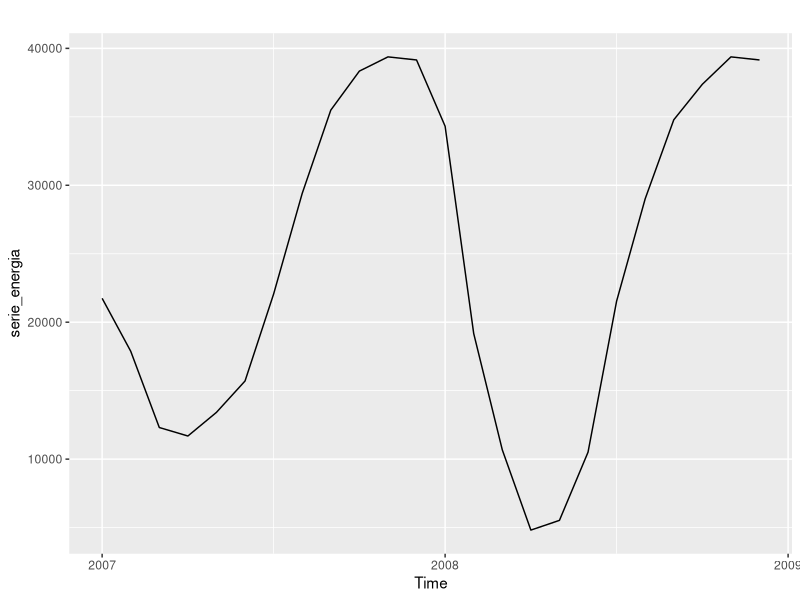
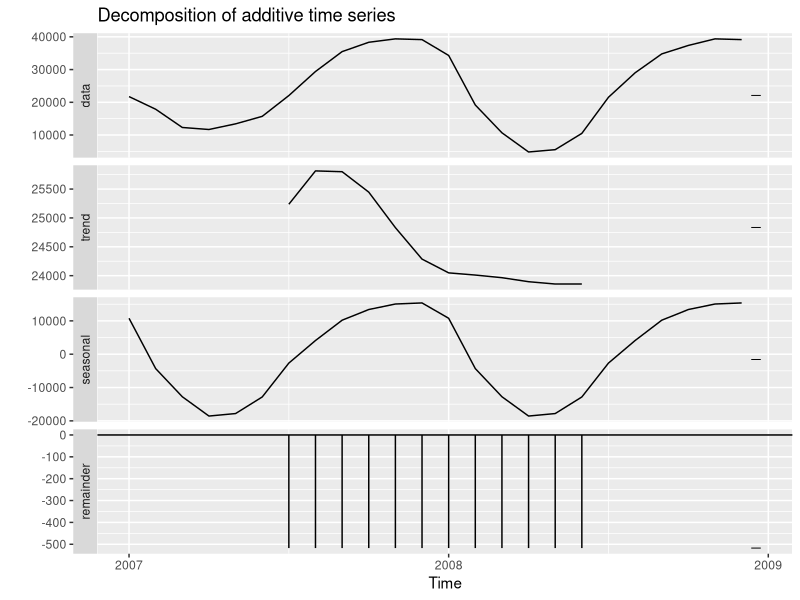
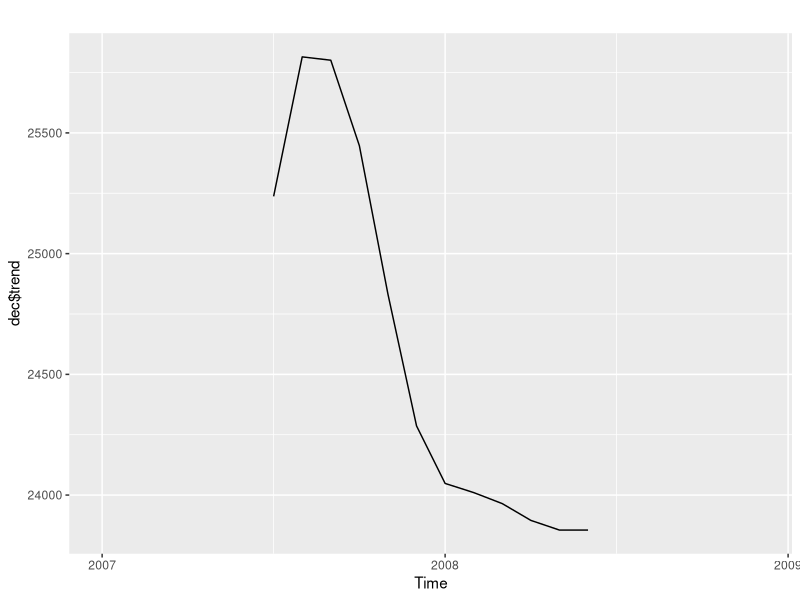
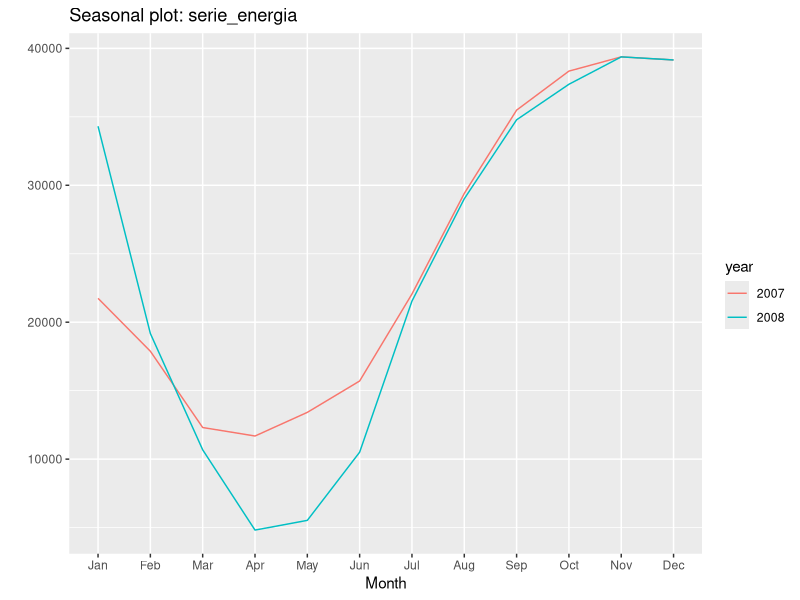
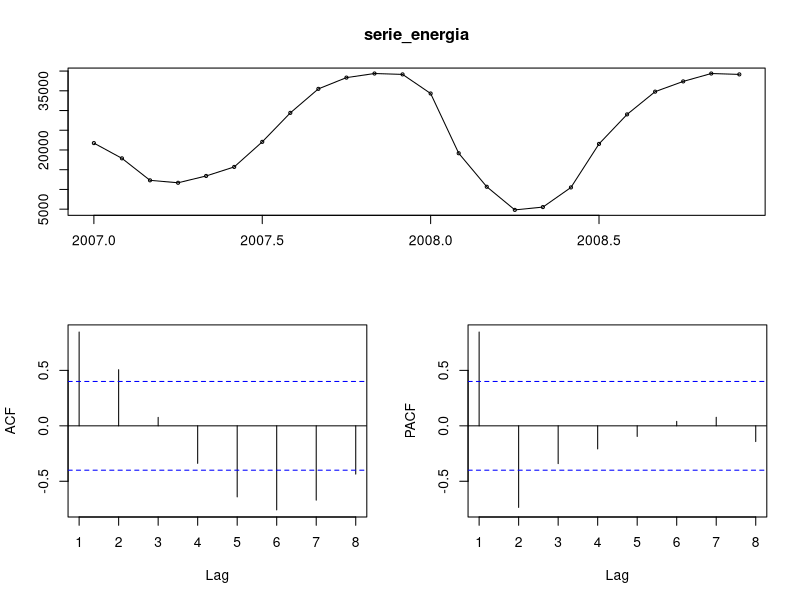
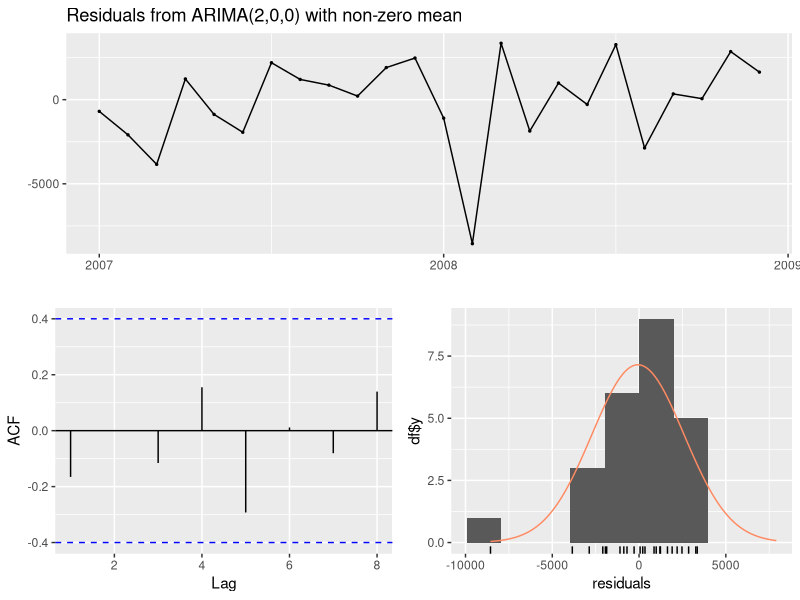
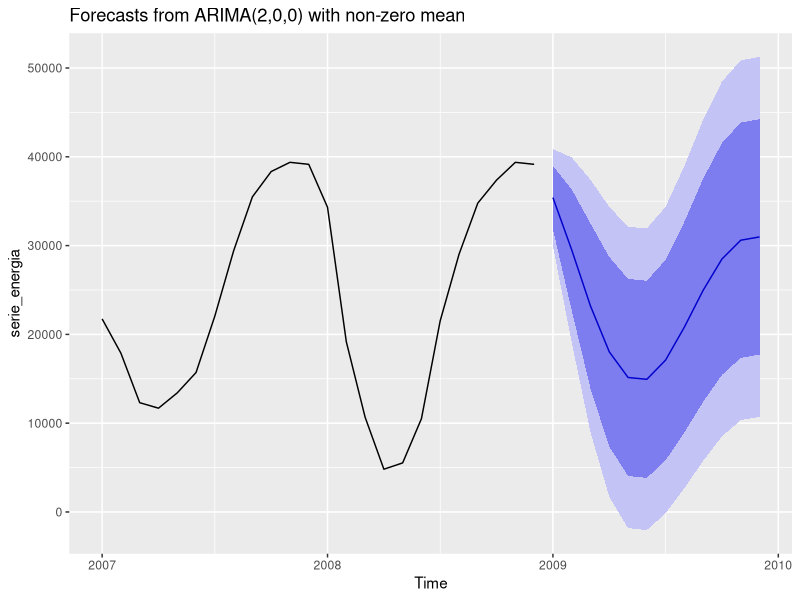
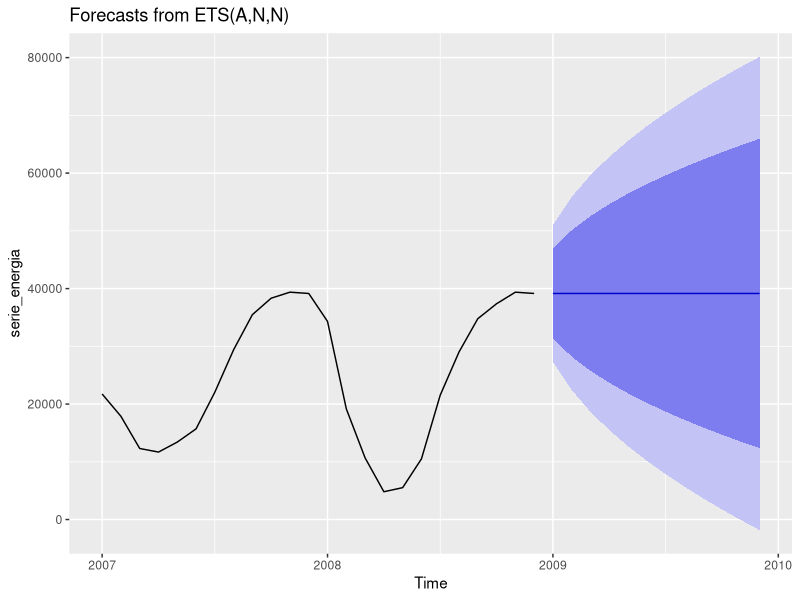

These charts were generated, in order, by the following R code:
## ---- chunk 1

knitr::opts_chunk$set(echo = TRUE, warning = FALSE, message = FALSE) 

# echo = FALSE para não mostrar o código, apenas as saídas. 
# results = "hide" para não mostrar as saídas. 
# warning = FALSE e message = FALSE para suprimir as mensagens de aviso.

## ---- chunk 2

# Series Temporais

#pacotes de series temporais
install.packages("forecast")
install.packages("ggplot2")
install.packages("urca")
install.packages("lmtest")
install.packages("seasonal")
install.packages("seasonalview")

library("forecast")
library("ggplot2")


## ---- chunk 3
#importar a serie temporal
dados3 = read.csv("Consumo_Energia_Agricultura.csv", sep=";",header = T)

## ---- chunk 4
#formatar a serie temporal e informar o periodo de tempo (frequency)
serie_energia = ts(dados3[3],start=c(2007,1), end=c(2008,12), frequency=12)
length(serie_energia)
print(serie_energia)
autoplot(serie_energia)

## ---- chunk 5
#decomposicao da serie
dec =   decompose(serie_energia)
autoplot(dec)

#analise da tendencia
autoplot(dec$trend)

#analise sazonal
ggseasonplot(serie_energia)  

## ---- chunk 6
# Modelos Arima
tsdisplay(serie_energia)

## ---- chunk 7
modelo_arima = auto.arima(serie_energia, trace = T,stepwise = F, approximation = F )
print(modelo_arima)

## ---- chunk 8
checkresiduals(modelo_arima)

shapiro.test(modelo_arima$residuals)

## ---- chunk 9
#previsao para 2 anos
previsao_arima = forecast(modelo_arima,h=12)
print(previsao_arima)
autoplot(previsao_arima)


## ---- chunk 10
#Modelo de alisamento exponencial 
# ETS (error trend seasonal) de Hyndman
modelo_ets = ets(serie_energia,model="ZZZ") # # N=none, A=additive, M=multiplicative e Z=automatic
print(modelo_ets)

## ---- chunk 11
previsao_ets = forecast(modelo_ets, h=12)
print(previsao_ets)
autoplot(previsao_ets)


## ---- chunk 12

plot(previsao_arima)
lines(previsao_ets$mean, col="red")

## ---- chunk 13
accuracy(previsao_arima)
accuracy(previsao_ets)



## ---- chunk 14

# Modelo alisamento exponencial de Holter Winter
?hw
modelo_hw = hw(serie_energia, seasonal=c("additive"),h=12)
modelo_hw$model
autoplot(modelo_hw)
previsao_hw = forecast(modelo_hw, h=12)
print(previsao_hw)
autoplot(previsao_hw)

## ---- chunk 15
plot(previsao_arima)
lines(previsao_ets$mean, col="red")
lines(previsao_hw $mean, col="green")
#legenda
legend("topright",legend=c("Arima","ETS","HW"), col = c("blue","red","green"), lty=1:2, cex=0.5,)

## ---- chunk 16
# medidas de erros do modelo
accuracy(previsao_arima)
accuracy(previsao_ets)
accuracy(previsao_hw)

